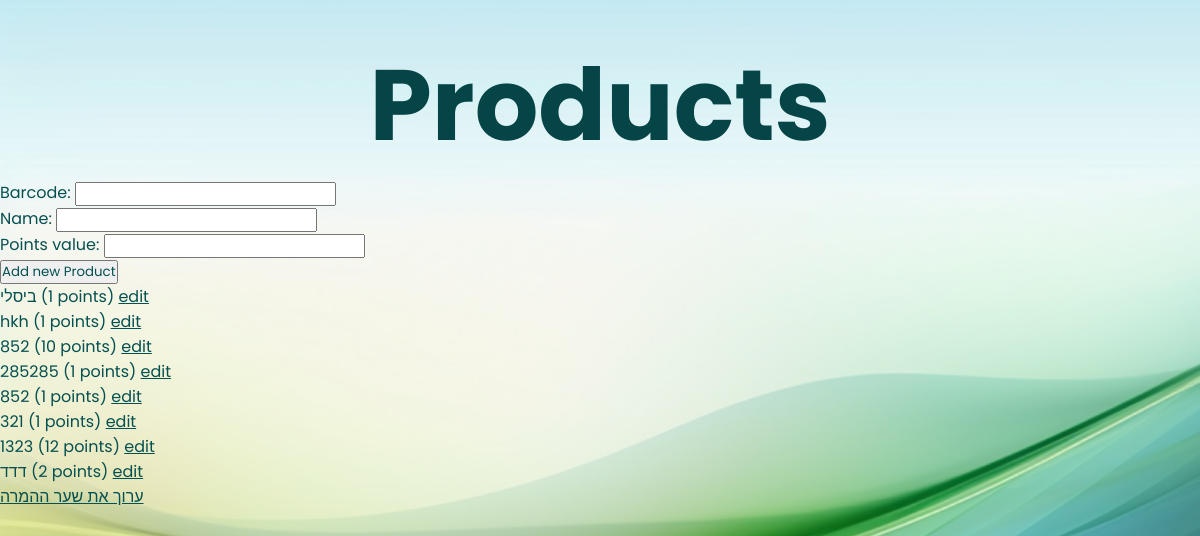
/store/ (signed in), run on the app's committed database.
### points/models.py (models this page shows)
class Product(models.Model):
    barcode = models.CharField(max_length=100, unique=True)
    name = models.CharField(max_length=200)
    points_value = models.IntegerField()

### points/views.py (the view, shortened to what this page needs)
# urls.py: path('store/', views.ProductListView.as_view(), name='store'),
class ProductListView(ListView):
    model = Product
    template_name = 'points/product_list.html'
    context_object_name = 'products'
    def get_context_data(self, **kwargs):
        context = super().get_context_data(**kwargs)
        context['form'] = ProductForm()
        context['rate'] = DollarToPoint.objects.first().rate
        return context

### points/forms.py
class ProductForm(forms.ModelForm):
    class Meta:
        model = Product
        fields = ['barcode', 'name', 'points_value']
        from django import forms

### points/templates/points/product_list.html (shortened to what this page needs)
{% extends 'base_generic.html' %}
{% block content %}
<!DOCTYPE html>
<html>
<head>
{% load static %}
    <link rel="stylesheet" href="{% static 'points/a.css' %}" />
</head>
  <h1>Products</h1>
  <form method="post">
  {{ form.as_p }}
  <button type="submit">Add new Product</button>
  </form>
  <ul>
  {% for product in object_list %}
    <li>
      {{ product.name }} ({{ product.points_value }} points)
      <a href="{% url 'product_edit' product.id %}">edit</a>
    </li>
  {% endfor %}
  </ul>
  {% if user.is_staff %}
  <a href="{% url 'rate_edit' %}">ערוך את שער ההמרה</a>
{% endif %}
{% endblock %}

### points/static/points/a.css (style rules this page uses)
* { margin: 0; padding: 0; box-sizing: border-box; font-family: 'Poppins', sans-serif; color: rgb(5, 80, 80); }
body { background-image: url('/static/points/img/001.png'); background-repeat: no-repeat; background-size: cover; }
body { display: flex; flex-direction: column; min-height: 100vh; }
h1 { color: #054447; font-size: 100px; text-align: center; margin-top: 30px; }

### data on the page
Product: name "ביסלי", points_value "1"
Product: name "hkh", points_value "1"
Product: name "852", points_value "10"
Product: name "285285", points_value "1"
Product: name "852", points_value "1"
Product: name "321", points_value "1"
Product: name "1323", points_value "12"
Product: name "דדד", points_value "2"
